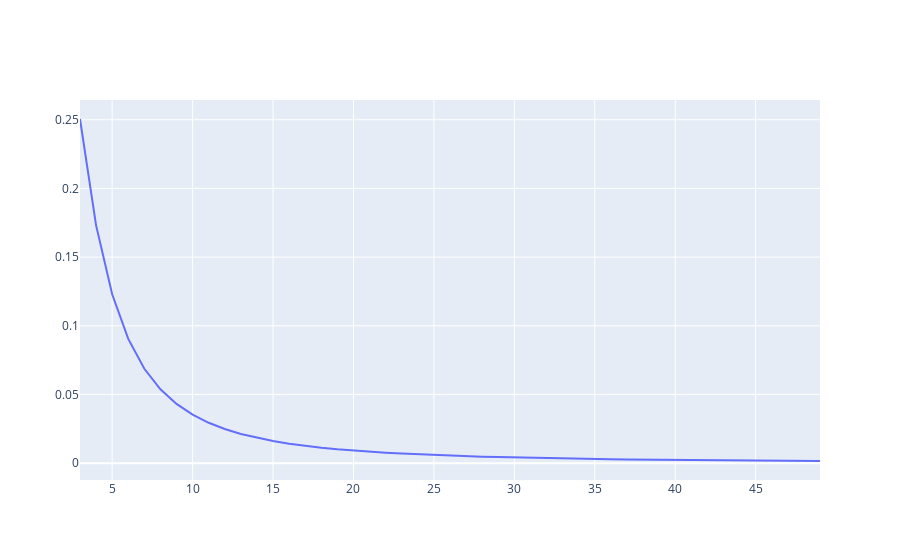

Notebook code cell kept with this figure:
### Markdown cell above
Our neural network works as we see the decrease in the loss function with each epoch

### Code cell
import plotly.graph_objects as go
fig = go.Figure()
# Add traces
fig.add_trace(go.Scatter(x=n_epoch[2:], y=loss[2:]))
fig.show()
